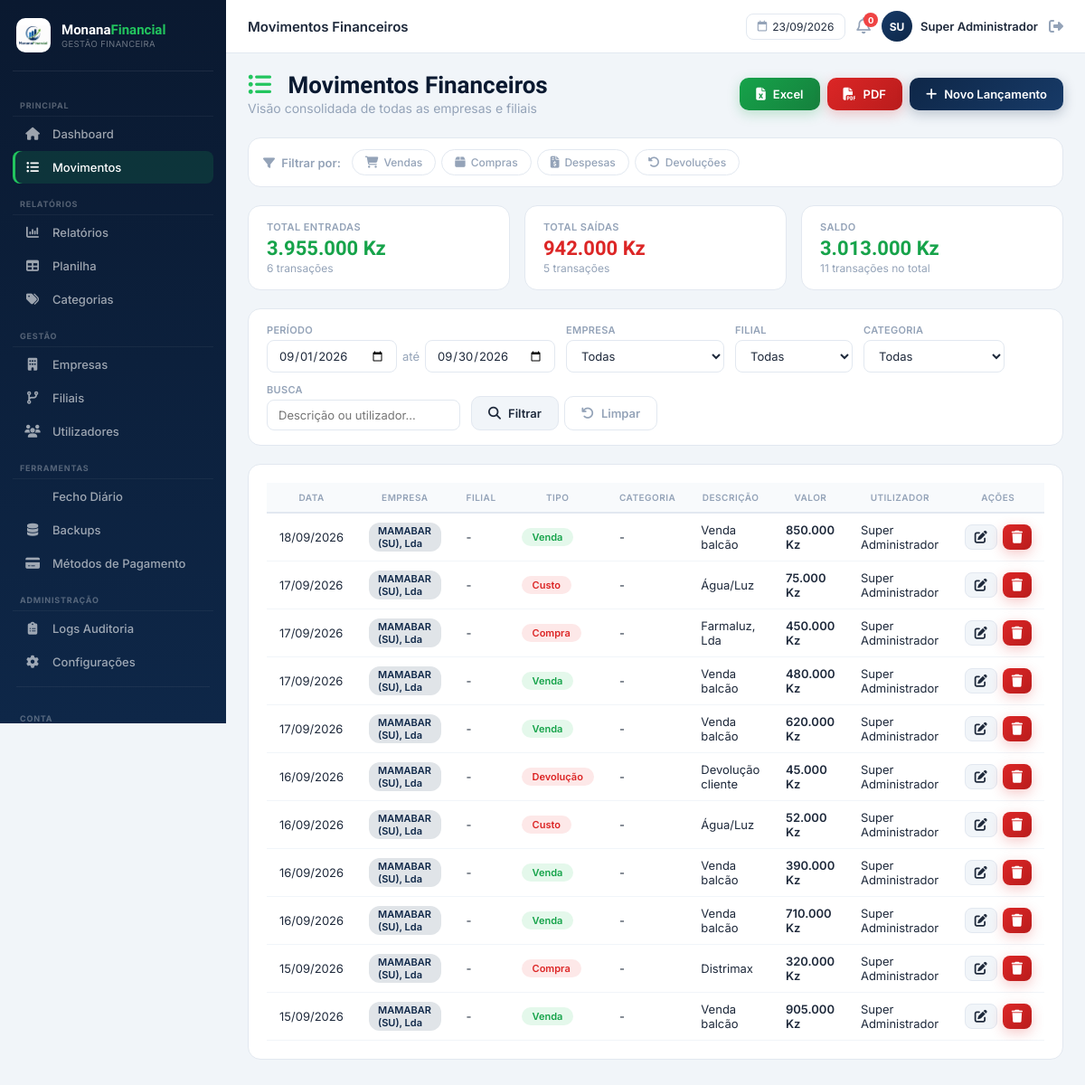
The app's page /public/transacoes/index (signed in) with its own data.
### tables this page shows
CREATE TABLE transacoes (
    id INT UNSIGNED AUTO_INCREMENT PRIMARY KEY,
    empresa_id INT UNSIGNED NOT NULL,
    filial_id INT UNSIGNED NOT NULL,
    categoria_id INT UNSIGNED NOT NULL,
    usuario_id INT UNSIGNED NOT NULL,  
    tipo ENUM('venda','devolucao','compra','custo') NOT NULL,
    descricao VARCHAR(255) DEFAULT NULL,
    valor DECIMAL(15,2) NOT NULL DEFAULT 0.00,
    metodo_pagamento ENUM('numerario','transferencia','tpa','outro') NOT NULL DEFAULT 'numerario',
    data_transacao DATE NOT NULL,
    criado_em DATETIME NOT NULL DEFAULT CURRENT_TIMESTAMP,
    atualizado_em DATETIME NOT NULL DEFAULT CURRENT_TIMESTAMP ON UPDATE CURRENT_TIMESTAMP,
    CONSTRAINT fk_transacoes_empresa FOREIGN KEY (empresa_id) REFERENCES empresas(id) ON DELETE CASCADE,
    CONSTRAINT fk_transacoes_filial FOREIGN KEY (filial_id) REFERENCES filiais(id) ON DELETE CASCADE,
    CONSTRAINT fk_transacoes_categoria FOREIGN KEY (categoria_id) REFERENCES categorias(id),
    CONSTRAINT fk_transacoes_usuario FOREIGN KEY (usuario_id) REFERENCES usuarios(id),
    INDEX idx_transacoes_data (data_transacao),
    INDEX idx_transacoes_filial_data (filial_id, data_transacao)
);

CREATE TABLE empresas (
    id INT UNSIGNED AUTO_INCREMENT PRIMARY KEY,
    nome VARCHAR(150) NOT NULL,
    nif VARCHAR(30) DEFAULT NULL,
    logotipo VARCHAR(255) DEFAULT NULL,
    email_contacto VARCHAR(150) DEFAULT NULL,
    telefone VARCHAR(30) DEFAULT NULL,
    endereco VARCHAR(255) DEFAULT NULL,
    ativa TINYINT(1) NOT NULL DEFAULT 1,
    criado_em DATETIME NOT NULL DEFAULT CURRENT_TIMESTAMP,
    atualizado_em DATETIME NOT NULL DEFAULT CURRENT_TIMESTAMP ON UPDATE CURRENT_TIMESTAMP
);

CREATE TABLE usuarios (
    id INT UNSIGNED AUTO_INCREMENT PRIMARY KEY,
    empresa_id INT UNSIGNED DEFAULT NULL,  
    nome VARCHAR(150) NOT NULL,
    email VARCHAR(150) NOT NULL UNIQUE,
    senha_hash VARCHAR(255) NOT NULL,
    perfil ENUM('super_admin','admin_empresa','usuario_interno','visualizador') NOT NULL DEFAULT 'usuario_interno',
    telefone VARCHAR(30) DEFAULT NULL,
    cargo VARCHAR(100) DEFAULT NULL,
    biografia TEXT DEFAULT NULL,
    foto_perfil VARCHAR(255) DEFAULT NULL,
    ativo TINYINT(1) NOT NULL DEFAULT 1,
    primeiro_acesso TINYINT(1) NOT NULL DEFAULT 1,
    ultimo_login DATETIME DEFAULT NULL,
    criado_em DATETIME NOT NULL DEFAULT CURRENT_TIMESTAMP,
    atualizado_em DATETIME NOT NULL DEFAULT CURRENT_TIMESTAMP ON UPDATE CURRENT_TIMESTAMP,
    CONSTRAINT fk_usuarios_empresa FOREIGN KEY (empresa_id) REFERENCES empresas(id) ON DELETE CASCADE
);

### views/transacoes/index.php (the view, shortened to what the rows shown need)
<div class="page-header">
    <div class="page-header-left">
        <h1 class="page-title">
            <i class="fas fa-list-ul"></i> Movimentos Financeiros
        </h1>
    </div>
</div>
<div class="table-card">
    <div class="table-responsive">
        <table class="table-modern">
            <thead>
                <tr>
                    <th>Data</th>
                    <?php if ($perfil === 'super_admin'): ?>
                    <th>Empresa</th>
                    <?php endif; ?>
                    <th>Filial</th>
                    <th>Tipo</th>
                    <th>Categoria</th>
                    <th>Descrição</th>
                    <th>Valor</th>
                    <th>Utilizador</th>
                    <?php if ($perfil !== 'visualizador'): ?>
                    <th>Ações</th>
                    <?php endif; ?>
                </tr>
            </thead>
            <tbody>
                <?php if (empty($transacoes)): ?>
                <tr>
                    <td colspan="<?php
                        $colunas = 7;
                        if ($perfil === 'super_admin') $colunas++;
                        if ($perfil !== 'visualizador') $colunas++;
                        echo $colunas;
                    ?>" class="text-center" style="padding:40px; color:var(--muted);">
                        <i class="fas fa-inbox" style="font-size:32px; display:block; margin-bottom:12px;"></i>
                        Nenhuma transação encontrada.
                        <?php if ($perfil !== 'visualizador'): ?>
                        <br>
                        <a href="<?php echo URL_BASE; ?>/transacoes/criar" class="btn btn-primary" style="margin-top:12px;">
                            <i class="fas fa-plus"></i> Criar primeiro lançamento
                        </a>
                        <?php endif; ?>
                    </td>
                </tr>
                <?php else: ?>
                <?php foreach ($transacoes as $t): ?>
                <tr>
                    <td><?php echo date('d/m/Y', strtotime($t['data_transacao'])); ?></td>
                    <?php if ($perfil === 'super_admin'): ?>
                    <td>
                        <span class="empresa-tag" style="background:#0e274820; color:#0e2748; padding:2px 10px; border-radius:12px; font-size:11px; font-weight:600;">
                            <?php echo htmlspecialchars($t['empresa_nome'] ?? 'N/A'); ?>
                        </span>
                    </td>
                    <?php endif; ?>
                    <td><?php echo htmlspecialchars($t['filial_nome'] ?? '-'); ?></td>
                    <td>
                        <span class="badge <?php echo $t['tipo'] === 'venda' ? 'badge-success' : 'badge-danger'; ?>">
                            <?php echo htmlspecialchars($tipos[$t['tipo']] ?? $t['tipo']); ?>
                        </span>
                    </td>
                    <td><?php echo htmlspecialchars($t['categoria_nome'] ?? '-'); ?></td>
                    <td><?php echo htmlspecialchars($t['descricao'] ?: '-'); ?></td>
                    <td class="<?php echo $t['tipo'] === 'venda' ? 'positive' : 'negative'; ?>">
                        <?php echo number_format($t['valor'], 0, ',', '.'); ?> Kz
                    </td>
                    <td><?php echo htmlspecialchars($t['usuario_nome'] ?? '-'); ?></td>
                    <?php if ($perfil !== 'visualizador'): ?>
                    <td>
                        <div class="action-buttons">
                            <a href="<?php echo URL_BASE; ?>/transacoes/editar/<?php echo $t['id']; ?>" class="btn btn-sm btn-secondary" title="Editar">
                                <i class="fas fa-edit"></i>
                            </a>
                            <a href="#" class="btn btn-sm btn-danger" data-id="<?php echo $t['id']; ?>" onclick="abrirModalExclusao(<?php echo $t['id']; ?>)" title="Eliminar">
                                <i class="fas fa-trash"></i>
                            </a>
                        </div>
                    </td>
                    <?php endif; ?>
                </tr>
                <?php endforeach; ?>
                <?php endif; ?>
            </tbody>
        </table>
    </div>
</div>

### records on screen
transacoes: data_transacao "18/09/2026", empresa.nome "MAMABAR (SU), Lda", filial_nome "-", tipo "Venda", categoria_nome "-", descricao "Venda balcão", valor "850.000", usuario.nome "Super Administrador"
transacoes: data_transacao "17/09/2026", empresa.nome "MAMABAR (SU), Lda", filial_nome "-", tipo "Custo", categoria_nome "-", descricao "Água/Luz", valor "75.000", usuario.nome "Super Administrador"
transacoes: data_transacao "17/09/2026", empresa.nome "MAMABAR (SU), Lda", filial_nome "-", tipo "Compra", categoria_nome "-", descricao "Farmaluz, Lda", valor "450.000", usuario.nome "Super Administrador"
transacoes: data_transacao "17/09/2026", empresa.nome "MAMABAR (SU), Lda", filial_nome "-", tipo "Venda", categoria_nome "-", descricao "Venda balcão", valor "480.000", usuario.nome "Super Administrador"
transacoes: data_transacao "17/09/2026", empresa.nome "MAMABAR (SU), Lda", filial_nome "-", tipo "Venda", categoria_nome "-", descricao "Venda balcão", valor "620.000", usuario.nome "Super Administrador"
transacoes: data_transacao "16/09/2026", empresa.nome "MAMABAR (SU), Lda", filial_nome "-", tipo "Devolução", categoria_nome "-", descricao "Devolução cliente", valor "45.000", usuario.nome "Super Administrador"
transacoes: data_transacao "16/09/2026", empresa.nome "MAMABAR (SU), Lda", filial_nome "-", tipo "Custo", categoria_nome "-", descricao "Água/Luz", valor "52.000", usuario.nome "Super Administrador"
transacoes: data_transacao "16/09/2026", empresa.nome "MAMABAR (SU), Lda", filial_nome "-", tipo "Venda", categoria_nome "-", descricao "Venda balcão", valor "390.000", usuario.nome "Super Administrador"
transacoes: data_transacao "16/09/2026", empresa.nome "MAMABAR (SU), Lda", filial_nome "-", tipo "Venda", categoria_nome "-", descricao "Venda balcão", valor "710.000", usuario.nome "Super Administrador"
transacoes: data_transacao "15/09/2026", empresa.nome "MAMABAR (SU), Lda", filial_nome "-", tipo "Compra", categoria_nome "-", descricao "Distrimax", valor "320.000", usuario.nome "Super Administrador"
transacoes: data_transacao "15/09/2026", empresa.nome "MAMABAR (SU), Lda", filial_nome "-", tipo "Venda", categoria_nome "-", descricao "Venda balcão", valor "905.000", usuario.nome "Super Administrador"

### other values on screen
$tituloPagina "Movimentos Financeiros"
substr($usuario_nome, 0, 2) "SU"
$usuario_nome "Super Administrador"
$totalEntradas "3.955.000"
$countEntradas "6"
$totalSaidas "942.000"
$countSaidas "5"
$saldo "3.013.000"
count($transacoes) "11"
